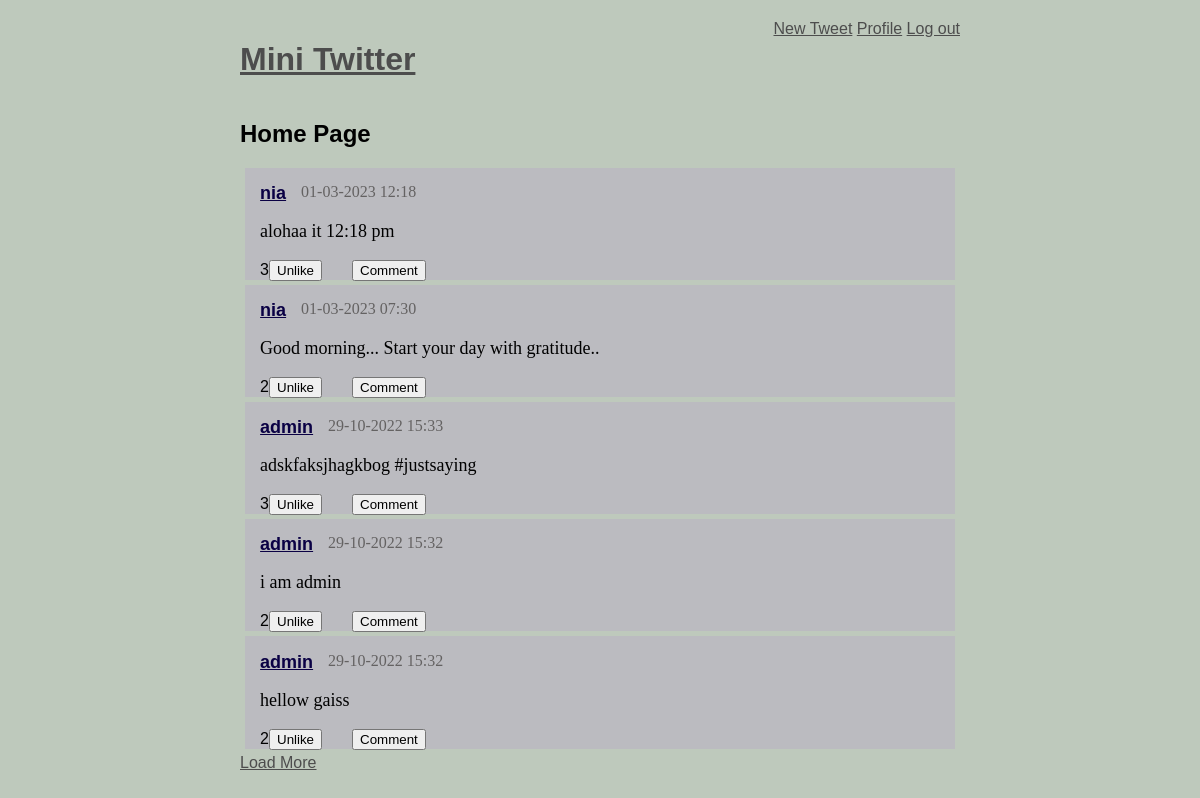
/ (signed in), run on an earlier commit of the app's database.
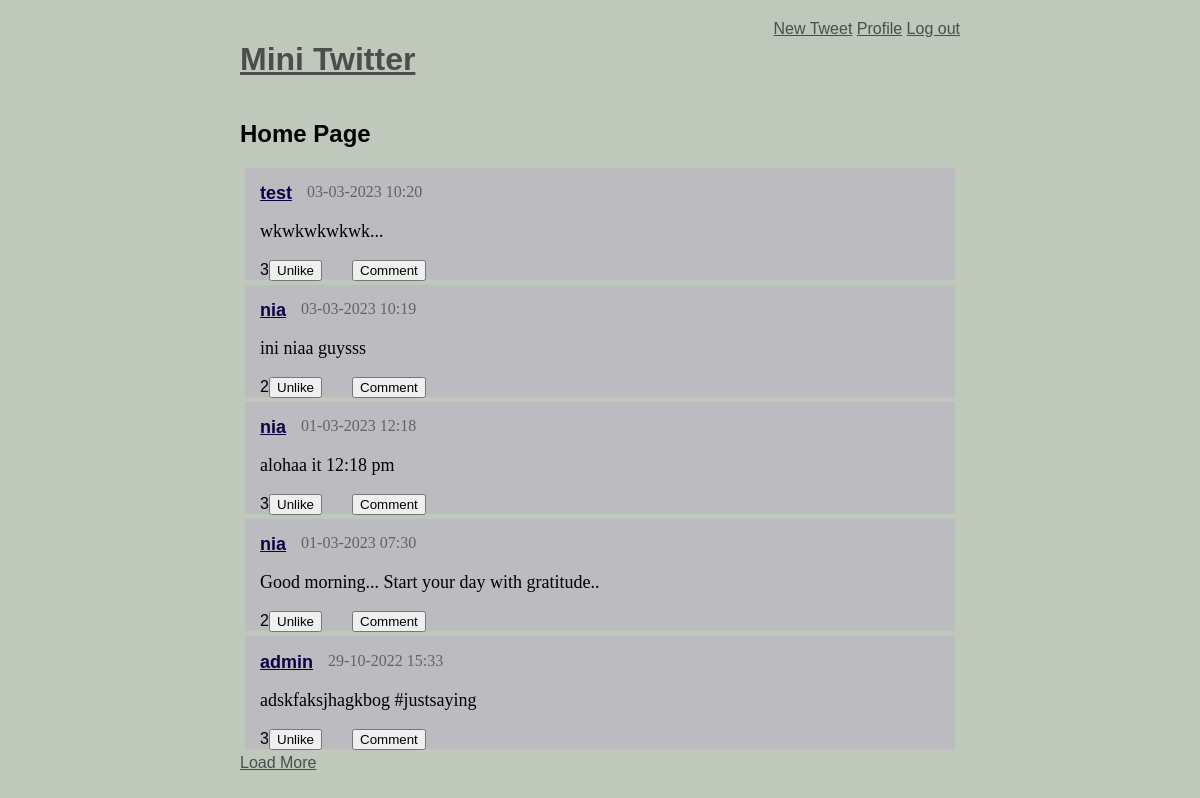
And on a later commit of the database.
### models.py (models this page shows, shortened)
class BaseModel(Model):
    class Meta:
        database = database

class Message(BaseModel):
    user          = ForeignKeyField(User, backref = 'messages')
    content       = TextField()
    published_at  = DateTimeField(default=datetime.datetime.now())
    def like(self):
        return(User.select()
                   .join(Likes, on=Likes.by_user)
                   .where(Likes.message == self)
                   .order_by(User.username))
    def is_a_likers(self, user):
        return (Likes.select().where((Likes.message == self)&
        (Likes.by_user == user)).exists())

class User(BaseModel):
    username = CharField(unique = True)
    password = CharField()
    email    = CharField(unique = True)
    join_at  = DateTimeField(default=datetime.datetime.now())
    def following(self):
        return(User.select()
                   .join(Relationship, on=Relationship.to_user)
                   .where(Relationship.from_user == self)
                   .order_by(User.username))

### routes.py (the view)
@app.route('/')
@login_required
def home():
    user = get_current_user()
    messages = (Message.select()
                        .where((Message.user << user.following()) |
                                (Message.user == user.id))
                        .order_by(Message.published_at.desc()).limit(5)
    )
    return render_template('index.html', messages=messages, user=user)

### routes.py (called while the page is built)
@app.before_request
def before_request():
    database.connect()

@app.after_request
def after_request(response):
    database.close()
    return response

def get_current_user():
    if session.get('logged_in'):
        return User.get(User.id == session['user_id'])

def login_required(f):
    @wraps(f)
    def decorated_function(*args, **kwargs):
        if not session.get('logged_in'):
            return redirect(url_for('login'))
        return f(*args, **kwargs)
    return decorated_function

@app.context_processor
def _inject_user():
    return{'active_user': get_current_user()}

### templates/index.html (shortened to what this page needs)
{% extends "layout.html" %}
{% block body %}
    <h2>Home Page</h2>
    <div id="addHere">
        {% for message in messages %}
        <div id="tweets">
            <div class='content'>
                <div class="row">
                    <div class="col">
                            <strong><a class="name" href="{{url_for('user_profile', username=message.user.username)}}">
                                {{ message.user.username}}</a></strong>
                    </div>
                    <div class="col-time">{{ message.published_at.strftime('%d-%m-%Y %H:%M') }}
                    </div>
                </div>
                <p class="status"> {{ message.content }}</p>
                <div class="row">
                    <div class="col">
                        {% if message.is_a_likers(user=user) %}
                            <form action="{{url_for('dislike', content=message.id)}}" method="post">
                                {{ message.like() | length }}<input type="submit" value="Unlike">
                            </form>
                        {% else %}
                            <form action="{{url_for('like', content=message.id)}}" method="post">
                                {{ message.like() | length }}<input type="submit" value="Like">
                            </form>
                        {% endif %}
                    </div>
                    <div class="col">
                        <form action="" method="post">
                            <input type="submit" value="Comment">
                        </form>
                    </div>
                </div>
            </div>
        </div>
        {% endfor %}
    </div>
    <a href="#" id="loadMoreBtn" data-id=2>Load More</a>
{% endblock %}

What changed in the data, as far as the page shows it:
no longer on this page (row unchanged): Message: user.username "admin", published_at "29-10-2022 15:32", content "i am admin", like|length "2"
no longer on this page (row unchanged): Message: user.username "admin", published_at "29-10-2022 15:32", content "hellow gaiss", like|length "2"
added Message: user.username "test", published_at "03-03-2023 10:20", content "wkwkwkwkwk...", like|length "3"
added Message: user.username "nia", published_at "03-03-2023 10:19", content "ini niaa guysss", like|length "2"
